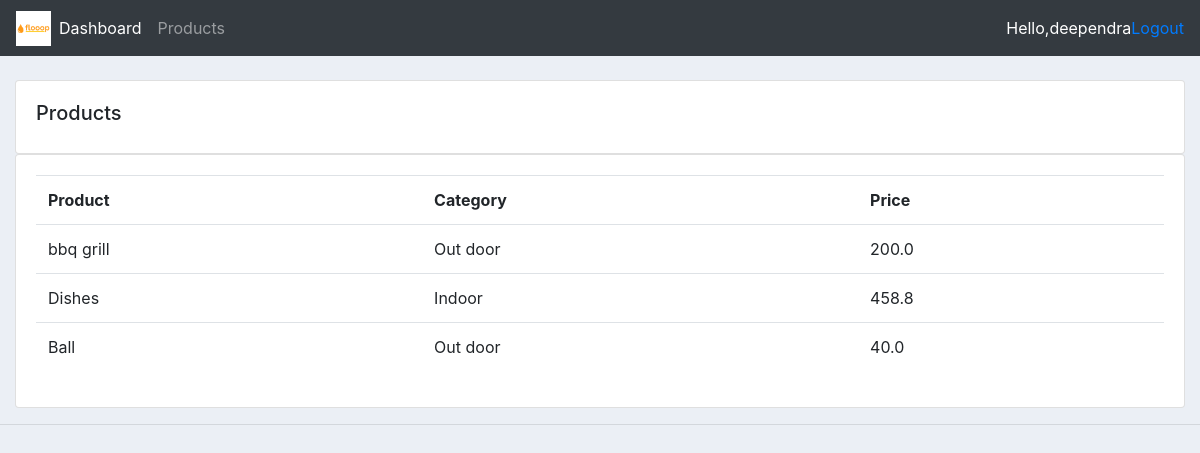
The page /product/ (signed in) on the database as committed earlier.
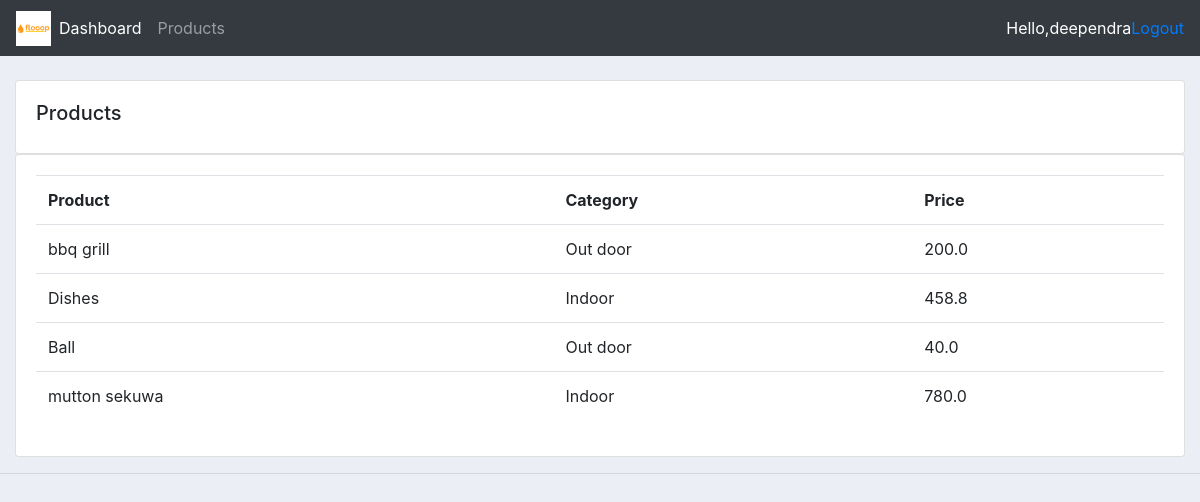
The same page on the database as committed later.
### accounts/models.py (models this page shows, shortened)
class Product(models.Model):
    CATEGORY=(
        ('Indoor','Indoor'),
        ('Out door','Out door')
    )
    name=models.CharField(max_length=100,null=True)
    price=models.FloatField(null=True)
    category=models.CharField(max_length=100,null=True,choices=CATEGORY)
    description=models.CharField(max_length=100,null=True,blank=True)
    date_created=models.DateTimeField(auto_now_add=True,null=True)
    tag=models.ManyToManyField(Tag)

### accounts/decorators.py (the view)
		def wrapper_func(request, *args, **kwargs):
			group = None
			if request.user.groups.exists():
				group = request.user.groups.all()[0].name
			if group in allowed_roles:
				return view_func(request, *args, **kwargs)
			else:
				return HttpResponse('You are not authorized to view this page')

### accounts/views.py (called while the page is built)
@login_required(login_url='login')
@allowed_users(allowed_roles=['admin'])
def product(request):
    product=Product.objects.all()
    context={'product':product}
    return render(request,'accounts/products.html',context)

### accounts/templates/accounts/products.html
{%  extends 'accounts/main.html' %}
{% block content %}
		<br>
		<div class="row">
			<div class="col-md">
				<div class="card card-body">
					<h5>Products</h5>
				</div>
				<div class="card card-body">
					<table class="table">
						<tr>
							<th>Product</th>
							<th>Category</th>
							<th>Price</th>
						</tr>
						{% for i in product%}
							<tr>
								<td>{{i.name}}</td>
								<td>{{i.category}}</td>
								<td>{{i.price}}</td>
							</tr>
						{% endfor %}
					</table>
				</div>
			</div>
		</div>
{% endblock content %}

### accounts/templates/accounts/main.html (shortened to what this page needs)
{% load static %}
<!DOCTYPE html>
<html>
<head>
	<link rel="stylesheet" href="https://stackpath.bootstrapcdn.com/bootstrap/4.3.1/css/bootstrap.min.css">
	<link rel="stylesheet" type="text/css" href="{% static '/css/main.css' %}">
</head>
<body>
	{%  include 'accounts/navbar.html' %}
	<div class="container-fluid">
	{% block content %}
	{% endblock %}
    </div>
	<hr>
</body>
</html>

### accounts/templates/accounts/navbar.html (shortened to what this page needs)
{% load static %}
<nav class="navbar navbar-expand-lg navbar-dark bg-dark">
    <img src="{% static 'images/download.png' %}" height="35px">
    <div class="collapse navbar-collapse" id="navbarNav">
      <ul class="navbar-nav">
        {% if request.user.is_staff %}
        <li class="nav-item active">
          <a class="nav-link" href="{% url 'home'%}">Dashboard</a>
        </li>
        <li class="nav-item">
          <a class="nav-link" href="{% url 'product' %}">Products</a>
        </li>
        {% else %}
       <li class="nav-item">
        <a class="nav-link" href="{% url 'account' %}">Settings</a>
      </li>
        {% endif %}
      </ul>
    </div>
    <span style="color:white;">Hello,{{user}}</span>
    <span><a href="{% url 'logout' %}">Logout</a></span>
  </nav>

### accounts/static/css/main.css (style rules this page uses)
body { background-color: #ebeff5; }

Rows that differ between the two databases and show on the page:
added Product: name "mutton sekuwa", category "Indoor", price "780.0"
